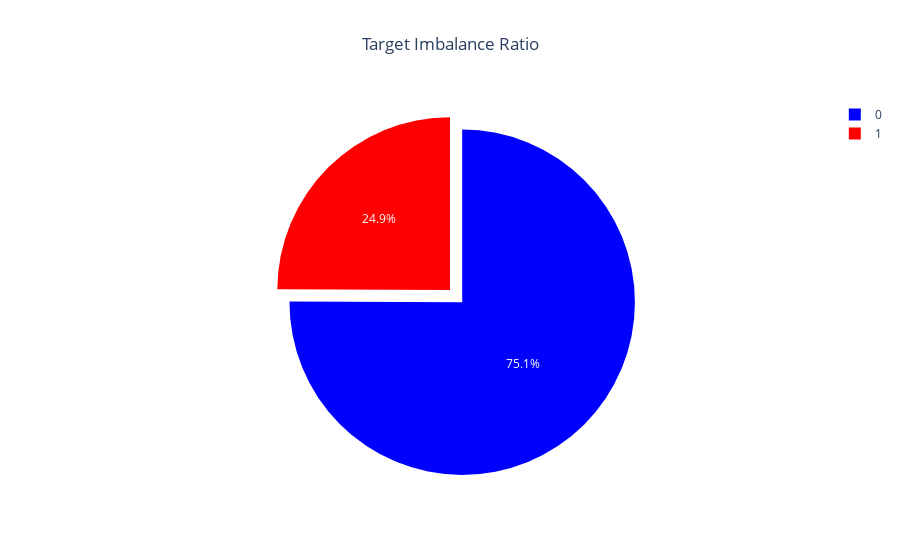

Source (notebook cell):
### Code cell
explode_values = [0.1, 0, 0, 0.1]

fig = go.Figure()

fig.add_trace(go.Pie(labels = list(df['target'].value_counts().index), 
                     marker_colors = ['blue', 'red'],
                     values = tupla[0],  
                     pull=explode_values, 
                
))
fig.update_layout(title_text='Target Imbalance Ratio',  title_x = 0.5)

### Figure 1 — Plotly figure (JSON) as saved in the notebook; plotly's stock layout.template omitted (floating-point values rounded to 4 significant figures)
{"data": [{"labels": [0, 1], "marker": {"colors": ["blue", "red"]}, "pull": [0.1, 0, 0, 0.1], "type": "pie", "values": [75.07, 24.93]}], "layout": {"title": {"text": "Target Imbalance Ratio", "x": 0.5}}}
